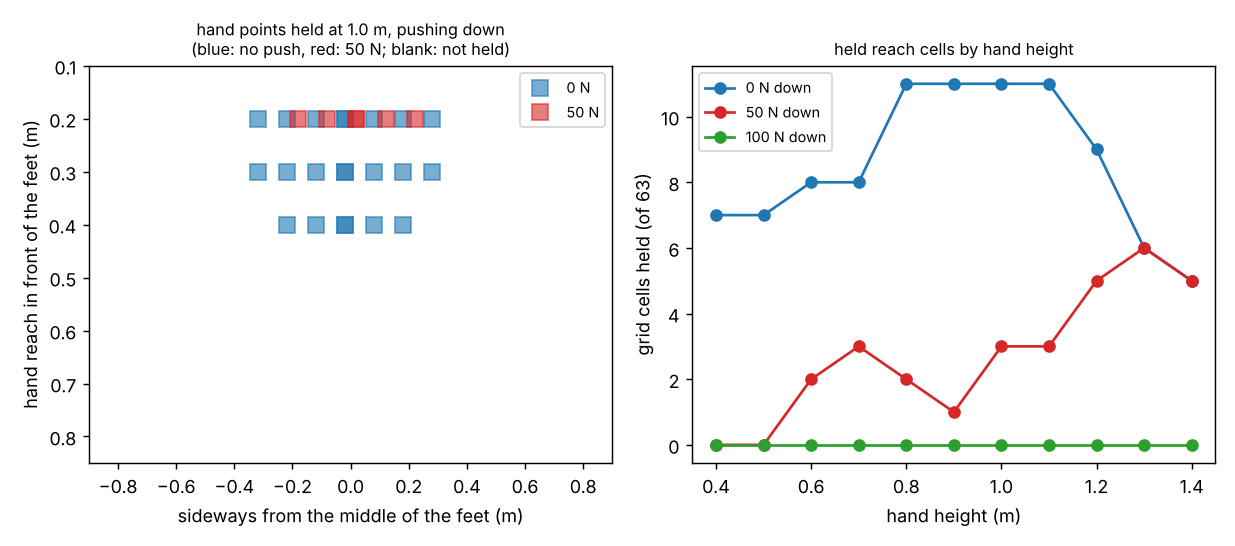

Python code for this plot:
import json
import sys
from pathlib import Path

import matplotlib
matplotlib.use("Agg")
import matplotlib.pyplot as plt

HERE = Path(__file__).resolve().parent
sys.path[:0] = [str(HERE.parents[1] / "buildbot-custom" / "src"), str(HERE.parent / "src")]
from buildbot_flatsheet import model as M  # noqa: E402

D = M.load(HERE / "reach.json")
fig, ax = plt.subplots(1, 2, figsize=(9.5, 4.2))
a = ax[0]
for need, c, off in ((0.0, "C0", -0.02), (50.0, "C3", 0.02)):
    ok = M.reachable(D, 1.0, need, 0.6)
    for x, dy in ok:
        for s in (1, -1):
            a.plot(s * dy + off, x, "s", ms=9, color=c, alpha=0.6, label=f"{need:.0f} N" if (x, dy, s) == next(iter(sorted((x_, d_, 1) for x_, d_ in ok))) else None)
a.set_xlim(-0.9, 0.9); a.set_ylim(0.85, 0.1)
a.set_xlabel("sideways from the middle of the feet (m)"); a.set_ylabel("hand reach in front of the feet (m)")
a.set_title("hand points held at 1.0 m, pushing down\n(blue: no push, red: 50 N; blank: not held)", fontsize=9)
a.legend(fontsize=8)
b = ax[1]
for need, c in zip(D["needs"], ("C0", "C3", "C2")):
    b.plot(D["zs"], [len(M.reachable(D, z, need, 0.6)) for z in D["zs"]], "o-", color=c, label=f"{need:.0f} N down")
b.set_xlabel("hand height (m)"); b.set_ylabel("grid cells held (of 63)")
b.set_title("held reach cells by hand height", fontsize=9)
b.legend(fontsize=8)
fig.tight_layout()
fig.savefig(HERE / "figure.png", dpi=130)
